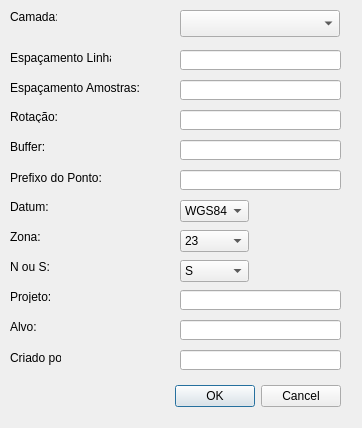
<?xml version="1.0" encoding="UTF-8"?>
<ui version="4.0">
 <class>SoloBuilderDialogBase</class>
 <widget class="QDialog" name="SoloBuilderDialogBase">
  <property name="geometry">
   <rect>
    <x>0</x>
    <y>0</y>
    <width>362</width>
    <height>428</height>
   </rect>
  </property>
  <property name="windowTitle">
   <string>Solo Builder</string>
  </property>
  <widget class="QDialogButtonBox" name="button_box">
   <property name="geometry">
    <rect>
     <x>0</x>
     <y>380</y>
     <width>341</width>
     <height>32</height>
    </rect>
   </property>
   <property name="orientation">
    <enum>Qt::Horizontal</enum>
   </property>
   <property name="standardButtons">
    <set>QDialogButtonBox::Cancel|QDialogButtonBox::Ok</set>
   </property>
  </widget>
  <widget class="QgsMapLayerComboBox" name="mMapLayerComboBox">
   <property name="geometry">
    <rect>
     <x>180</x>
     <y>10</y>
     <width>160</width>
     <height>27</height>
    </rect>
   </property>
  </widget>
  <widget class="QLabel" name="label">
   <property name="geometry">
    <rect>
     <x>10</x>
     <y>10</y>
     <width>47</width>
     <height>13</height>
    </rect>
   </property>
   <property name="text">
    <string>Camada:</string>
   </property>
  </widget>
  <widget class="QLabel" name="label_2">
   <property name="geometry">
    <rect>
     <x>10</x>
     <y>50</y>
     <width>101</width>
     <height>16</height>
    </rect>
   </property>
   <property name="text">
    <string>Espaçamento Linhas:</string>
   </property>
  </widget>
  <widget class="QLineEdit" name="lineEditSpY">
   <property name="geometry">
    <rect>
     <x>180</x>
     <y>50</y>
     <width>161</width>
     <height>20</height>
    </rect>
   </property>
  </widget>
  <widget class="QLabel" name="label_3">
   <property name="geometry">
    <rect>
     <x>10</x>
     <y>80</y>
     <width>131</width>
     <height>16</height>
    </rect>
   </property>
   <property name="text">
    <string>Espaçamento Amostras:</string>
   </property>
  </widget>
  <widget class="QLineEdit" name="lineEditSpX">
   <property name="geometry">
    <rect>
     <x>180</x>
     <y>80</y>
     <width>161</width>
     <height>20</height>
    </rect>
   </property>
  </widget>
  <widget class="QLabel" name="label_4">
   <property name="geometry">
    <rect>
     <x>10</x>
     <y>110</y>
     <width>47</width>
     <height>13</height>
    </rect>
   </property>
   <property name="text">
    <string>Rotação:</string>
   </property>
  </widget>
  <widget class="QLineEdit" name="lineEditRota">
   <property name="geometry">
    <rect>
     <x>180</x>
     <y>110</y>
     <width>161</width>
     <height>20</height>
    </rect>
   </property>
  </widget>
  <widget class="QLabel" name="label_5">
   <property name="geometry">
    <rect>
     <x>10</x>
     <y>140</y>
     <width>47</width>
     <height>13</height>
    </rect>
   </property>
   <property name="text">
    <string>Buffer:</string>
   </property>
  </widget>
  <widget class="QLineEdit" name="lineEditBuf">
   <property name="geometry">
    <rect>
     <x>180</x>
     <y>140</y>
     <width>161</width>
     <height>20</height>
    </rect>
   </property>
  </widget>
  <widget class="QLabel" name="label_6">
   <property name="geometry">
    <rect>
     <x>10</x>
     <y>170</y>
     <width>101</width>
     <height>16</height>
    </rect>
   </property>
   <property name="text">
    <string>Prefixo do Ponto:</string>
   </property>
  </widget>
  <widget class="QLineEdit" name="lineEditPrefix">
   <property name="geometry">
    <rect>
     <x>180</x>
     <y>170</y>
     <width>161</width>
     <height>20</height>
    </rect>
   </property>
  </widget>
  <widget class="QComboBox" name="comboBoxDatum">
   <property name="geometry">
    <rect>
     <x>180</x>
     <y>200</y>
     <width>69</width>
     <height>22</height>
    </rect>
   </property>
   <item>
    <property name="text">
     <string>WGS84</string>
    </property>
   </item>
  </widget>
  <widget class="QLabel" name="label_7">
   <property name="geometry">
    <rect>
     <x>10</x>
     <y>200</y>
     <width>47</width>
     <height>13</height>
    </rect>
   </property>
   <property name="text">
    <string>Datum:</string>
   </property>
  </widget>
  <widget class="QLabel" name="label_8">
   <property name="geometry">
    <rect>
     <x>10</x>
     <y>230</y>
     <width>47</width>
     <height>13</height>
    </rect>
   </property>
   <property name="text">
    <string>Zona:</string>
   </property>
  </widget>
  <widget class="QComboBox" name="comboBoxZona">
   <property name="geometry">
    <rect>
     <x>180</x>
     <y>230</y>
     <width>69</width>
     <height>22</height>
    </rect>
   </property>
   <item>
    <property name="text">
     <string>23</string>
    </property>
   </item>
   <item>
    <property name="text">
     <string>25</string>
    </property>
   </item>
   <item>
    <property name="text">
     <string>24</string>
    </property>
   </item>
   <item>
    <property name="text">
     <string>22</string>
    </property>
   </item>
   <item>
    <property name="text">
     <string>21</string>
    </property>
   </item>
   <item>
    <property name="text">
     <string>20</string>
    </property>
   </item>
  </widget>
  <widget class="QComboBox" name="comboBoxNs">
   <property name="geometry">
    <rect>
     <x>180</x>
     <y>260</y>
     <width>69</width>
     <height>22</height>
    </rect>
   </property>
   <item>
    <property name="text">
     <string>S</string>
    </property>
   </item>
   <item>
    <property name="text">
     <string>N</string>
    </property>
   </item>
  </widget>
  <widget class="QLabel" name="label_9">
   <property name="geometry">
    <rect>
     <x>10</x>
     <y>260</y>
     <width>47</width>
     <height>13</height>
    </rect>
   </property>
   <property name="text">
    <string>N ou S:</string>
   </property>
  </widget>
  <widget class="QLabel" name="label_10">
   <property name="geometry">
    <rect>
     <x>10</x>
     <y>290</y>
     <width>47</width>
     <height>13</height>
    </rect>
   </property>
   <property name="text">
    <string>Projeto:</string>
   </property>
  </widget>
  <widget class="QLabel" name="label_11">
   <property name="geometry">
    <rect>
     <x>10</x>
     <y>320</y>
     <width>47</width>
     <height>13</height>
    </rect>
   </property>
   <property name="text">
    <string>Alvo:</string>
   </property>
  </widget>
  <widget class="QLabel" name="label_12">
   <property name="geometry">
    <rect>
     <x>10</x>
     <y>350</y>
     <width>51</width>
     <height>16</height>
    </rect>
   </property>
   <property name="text">
    <string>Criado por:</string>
   </property>
  </widget>
  <widget class="QLineEdit" name="lineEditProjeto">
   <property name="geometry">
    <rect>
     <x>180</x>
     <y>290</y>
     <width>161</width>
     <height>20</height>
    </rect>
   </property>
  </widget>
  <widget class="QLineEdit" name="lineEditAlvo">
   <property name="geometry">
    <rect>
     <x>180</x>
     <y>320</y>
     <width>161</width>
     <height>20</height>
    </rect>
   </property>
  </widget>
  <widget class="QLineEdit" name="lineEditQuem">
   <property name="geometry">
    <rect>
     <x>180</x>
     <y>350</y>
     <width>161</width>
     <height>20</height>
    </rect>
   </property>
  </widget>
 </widget>
 <customwidgets>
  <customwidget>
   <class>QgsMapLayerComboBox</class>
   <extends>QComboBox</extends>
   <header>qgsmaplayercombobox.h</header>
  </customwidget>
 </customwidgets>
 <resources/>
 <connections>
  <connection>
   <sender>button_box</sender>
   <signal>accepted()</signal>
   <receiver>SoloBuilderDialogBase</receiver>
   <slot>accept()</slot>
   <hints>
    <hint type="sourcelabel">
     <x>20</x>
     <y>20</y>
    </hint>
    <hint type="destinationlabel">
     <x>20</x>
     <y>20</y>
    </hint>
   </hints>
  </connection>
  <connection>
   <sender>button_box</sender>
   <signal>rejected()</signal>
   <receiver>SoloBuilderDialogBase</receiver>
   <slot>reject()</slot>
   <hints>
    <hint type="sourcelabel">
     <x>20</x>
     <y>20</y>
    </hint>
    <hint type="destinationlabel">
     <x>20</x>
     <y>20</y>
    </hint>
   </hints>
  </connection>
 </connections>
</ui>
